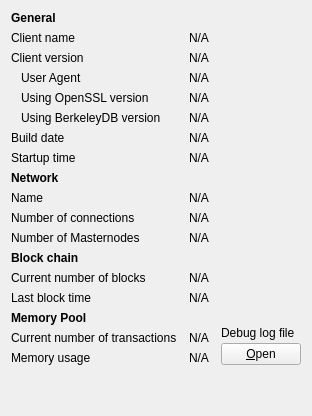
     <widget class="QWidget" name="tab_info">
      <attribute name="title">
       <string>&amp;Information</string>
      </attribute>
      <layout class="QGridLayout" name="gridLayout" columnstretch="0,1,0">
       <property name="horizontalSpacing">
        <number>12</number>
       </property>
       <item row="0" column="0">
        <widget class="QLabel" name="label_9">
         <property name="font">
          <font>
           <weight>75</weight>
           <bold>true</bold>
          </font>
         </property>
         <property name="text">
          <string>General</string>
         </property>
        </widget>
       </item>
       <item row="1" column="0">
        <widget class="QLabel" name="label_5">
         <property name="text">
          <string>Client name</string>
         </property>
        </widget>
       </item>
       <item row="1" column="1" colspan="2">
        <widget class="QLabel" name="clientName">
         <property name="cursor">
          <cursorShape>IBeamCursor</cursorShape>
         </property>
         <property name="text">
          <string>N/A</string>
         </property>
         <property name="textFormat">
          <enum>Qt::PlainText</enum>
         </property>
         <property name="textInteractionFlags">
          <set>Qt::LinksAccessibleByMouse|Qt::TextSelectableByKeyboard|Qt::TextSelectableByMouse</set>
         </property>
        </widget>
       </item>
       <item row="2" column="0">
        <widget class="QLabel" name="label_6">
         <property name="text">
          <string>Client version</string>
         </property>
        </widget>
       </item>
       <item row="2" column="1" colspan="2">
        <widget class="QLabel" name="clientVersion">
         <property name="cursor">
          <cursorShape>IBeamCursor</cursorShape>
         </property>
         <property name="text">
          <string>N/A</string>
         </property>
         <property name="textFormat">
          <enum>Qt::PlainText</enum>
         </property>
         <property name="textInteractionFlags">
          <set>Qt::LinksAccessibleByMouse|Qt::TextSelectableByKeyboard|Qt::TextSelectableByMouse</set>
         </property>
        </widget>
       </item>
       <item row="3" column="0">
        <widget class="QLabel" name="labelClientUserAgent">
         <property name="text">
          <string>User Agent</string>
         </property>
         <property name="indent">
          <number>10</number>
         </property>
        </widget>
       </item>
       <item row="3" column="1" colspan="2">
        <widget class="QLabel" name="clientUserAgent">
         <property name="cursor">
          <cursorShape>IBeamCursor</cursorShape>
         </property>
         <property name="text">
          <string>N/A</string>
         </property>
         <property name="textFormat">
          <enum>Qt::PlainText</enum>
         </property>
         <property name="textInteractionFlags">
          <set>Qt::LinksAccessibleByMouse|Qt::TextSelectableByKeyboard|Qt::TextSelectableByMouse</set>
         </property>
        </widget>
       </item>
       <item row="4" column="0">
        <widget class="QLabel" name="label_14">
         <property name="text">
          <string>Using OpenSSL version</string>
         </property>
         <property name="indent">
          <number>10</number>
         </property>
        </widget>
       </item>
       <item row="4" column="1" colspan="2">
        <widget class="QLabel" name="openSSLVersion">
         <property name="cursor">
          <cursorShape>IBeamCursor</cursorShape>
         </property>
         <property name="text">
          <string>N/A</string>
         </property>
         <property name="textFormat">
          <enum>Qt::PlainText</enum>
         </property>
         <property name="textInteractionFlags">
          <set>Qt::LinksAccessibleByMouse|Qt::TextSelectableByKeyboard|Qt::TextSelectableByMouse</set>
         </property>
        </widget>
       </item>
       <item row="5" column="0">
        <widget class="QLabel" name="label_berkeleyDBVersion">
         <property name="text">
          <string>Using BerkeleyDB version</string>
         </property>
         <property name="indent">
          <number>10</number>
         </property>
        </widget>
       </item>
       <item row="5" column="1" colspan="2">
        <widget class="QLabel" name="berkeleyDBVersion">
         <property name="cursor">
          <cursorShape>IBeamCursor</cursorShape>
         </property>
         <property name="text">
          <string>N/A</string>
         </property>
         <property name="textFormat">
          <enum>Qt::PlainText</enum>
         </property>
         <property name="textInteractionFlags">
          <set>Qt::LinksAccessibleByMouse|Qt::TextSelectableByKeyboard|Qt::TextSelectableByMouse</set>
         </property>
        </widget>
       </item>
       <item row="6" column="0">
        <widget class="QLabel" name="label_12">
         <property name="text">
          <string>Build date</string>
         </property>
        </widget>
       </item>
       <item row="6" column="1" colspan="2">
        <widget class="QLabel" name="buildDate">
         <property name="cursor">
          <cursorShape>IBeamCursor</cursorShape>
         </property>
         <property name="text">
          <string>N/A</string>
         </property>
         <property name="textFormat">
          <enum>Qt::PlainText</enum>
         </property>
         <property name="textInteractionFlags">
          <set>Qt::LinksAccessibleByMouse|Qt::TextSelectableByKeyboard|Qt::TextSelectableByMouse</set>
         </property>
        </widget>
       </item>
       <item row="7" column="0">
        <widget class="QLabel" name="label_13">
         <property name="text">
          <string>Startup time</string>
         </property>
        </widget>
       </item>
       <item row="7" column="1" colspan="2">
        <widget class="QLabel" name="startupTime">
         <property name="cursor">
          <cursorShape>IBeamCursor</cursorShape>
         </property>
         <property name="text">
          <string>N/A</string>
         </property>
         <property name="textFormat">
          <enum>Qt::PlainText</enum>
         </property>
         <property name="textInteractionFlags">
          <set>Qt::LinksAccessibleByMouse|Qt::TextSelectableByKeyboard|Qt::TextSelectableByMouse</set>
         </property>
        </widget>
       </item>
       <item row="9" column="0">
        <widget class="QLabel" name="label_8">
         <property name="text">
          <string>Name</string>
         </property>
        </widget>
       </item>
       <item row="9" column="1" colspan="2">
        <widget class="QLabel" name="networkName">
         <property name="cursor">
          <cursorShape>IBeamCursor</cursorShape>
         </property>
         <property name="text">
          <string>N/A</string>
         </property>
         <property name="textFormat">
          <enum>Qt::PlainText</enum>
         </property>
         <property name="textInteractionFlags">
          <set>Qt::LinksAccessibleByMouse|Qt::TextSelectableByKeyboard|Qt::TextSelectableByMouse</set>
         </property>
        </widget>
       </item>
       <item row="10" column="0">
        <widget class="QLabel" name="label_7">
         <property name="text">
          <string>Number of connections</string>
         </property>
        </widget>
       </item>
       <item row="10" column="1" colspan="2">
        <widget class="QLabel" name="numberOfConnections">
         <property name="cursor">
          <cursorShape>IBeamCursor</cursorShape>
         </property>
         <property name="text">
          <string>N/A</string>
         </property>
         <property name="textFormat">
          <enum>Qt::PlainText</enum>
         </property>
         <property name="textInteractionFlags">
          <set>Qt::LinksAccessibleByMouse|Qt::TextSelectableByKeyboard|Qt::TextSelectableByMouse</set>
         </property>
        </widget>
       </item>
       <item row="11" column="0">
        <widget class="QLabel" name="masternodeCountLabel">
         <property name="text">
          <string>Number of Masternodes</string>
         </property>
        </widget>
       </item>
       <item row="11" column="1">
        <widget class="QLabel" name="masternodeCount">
         <property name="text">
          <string>N/A</string>
         </property>
        </widget>
       </item>
       <item row="12" column="0">
        <widget class="QLabel" name="label_10">
         <property name="font">
          <font>
           <weight>75</weight>
           <bold>true</bold>
          </font>
         </property>
         <property name="text">
          <string>Block chain</string>
         </property>
        </widget>
       </item>
       <item row="13" column="0">
        <widget class="QLabel" name="label_3">
         <property name="text">
          <string>Current number of blocks</string>
         </property>
        </widget>
       </item>
       <item row="13" column="1" colspan="2">
        <widget class="QLabel" name="numberOfBlocks">
         <property name="cursor">
          <cursorShape>IBeamCursor</cursorShape>
         </property>
         <property name="text">
          <string>N/A</string>
         </property>
         <property name="textFormat">
          <enum>Qt::PlainText</enum>
         </property>
         <property name="textInteractionFlags">
          <set>Qt::LinksAccessibleByMouse|Qt::TextSelectableByKeyboard|Qt::TextSelectableByMouse</set>
         </property>
        </widget>
       </item>
       <item row="14" column="0">
        <widget class="QLabel" name="labelLastBlockTime">
         <property name="text">
          <string>Last block time</string>
         </property>
        </widget>
       </item>
       <item row="14" column="1" colspan="2">
        <widget class="QLabel" name="lastBlockTime">
         <property name="cursor">
          <cursorShape>IBeamCursor</cursorShape>
         </property>
         <property name="text">
          <string>N/A</string>
         </property>
         <property name="textFormat">
          <enum>Qt::PlainText</enum>
         </property>
         <property name="textInteractionFlags">
          <set>Qt::LinksAccessibleByMouse|Qt::TextSelectableByKeyboard|Qt::TextSelectableByMouse</set>
         </property>
        </widget>
       </item>
       <item row="15" column="0">
        <widget class="QLabel" name="labelMempoolTitle">
         <property name="font">
          <font>
           <weight>75</weight>
           <bold>true</bold>
          </font>
         </property>
         <property name="text">
          <string>Memory Pool</string>
         </property>
        </widget>
       </item>
       <item row="16" column="0">
        <widget class="QLabel" name="labelNumberOfTransactions">
         <property name="text">
          <string>Current number of transactions</string>
         </property>
        </widget>
       </item>
       <item row="16" column="1">
        <widget class="QLabel" name="mempoolNumberTxs">
         <property name="cursor">
          <cursorShape>IBeamCursor</cursorShape>
         </property>
         <property name="text">
          <string>N/A</string>
         </property>
         <property name="textFormat">
          <enum>Qt::PlainText</enum>
         </property>
         <property name="textInteractionFlags">
          <set>Qt::LinksAccessibleByMouse|Qt::TextSelectableByKeyboard|Qt::TextSelectableByMouse</set>
         </property>
        </widget>
       </item>
       <item row="8" column="0">
        <widget class="QLabel" name="labelNetwork">
         <property name="font">
          <font>
           <weight>75</weight>
           <bold>true</bold>
          </font>
         </property>
         <property name="text">
          <string>Network</string>
         </property>
        </widget>
       </item>
       <item row="17" column="0">
        <widget class="QLabel" name="labelMemoryUsage">
         <property name="text">
          <string>Memory usage</string>
         </property>
        </widget>
       </item>
       <item row="17" column="1">
        <widget class="QLabel" name="mempoolSize">
         <property name="cursor">
          <cursorShape>IBeamCursor</cursorShape>
         </property>
         <property name="text">
          <string>N/A</string>
         </property>
         <property name="textFormat">
          <enum>Qt::PlainText</enum>
         </property>
         <property name="textInteractionFlags">
          <set>Qt::LinksAccessibleByMouse|Qt::TextSelectableByKeyboard|Qt::TextSelectableByMouse</set>
         </property>
        </widget>
       </item>
       <item row="15" column="2" rowspan="3">
        <layout class="QVBoxLayout" name="verticalLayoutDebugButton">
         <property name="spacing">
          <number>3</number>
         </property>
         <item>
          <spacer name="verticalSpacer_2">
           <property name="orientation">
            <enum>Qt::Vertical</enum>
           </property>
           <property name="sizeHint" stdset="0">
            <size>
             <width>10</width>
             <height>5</height>
            </size>
           </property>
          </spacer>
         </item>
         <item>
          <widget class="QLabel" name="labelDebugLogfile">
           <property name="text">
            <string>Debug log file</string>
           </property>
          </widget>
         </item>
         <item>
          <widget class="QPushButton" name="openDebugLogfileButton">
           <property name="toolTip">
            <string>Open the Folm Core debug log file from the current data directory. This can take a few seconds for large log files.</string>
           </property>
           <property name="text">
            <string>&amp;Open</string>
           </property>
           <property name="autoDefault">
            <bool>false</bool>
           </property>
          </widget>
         </item>
        </layout>
       </item>
       <item row="19" column="0">
        <spacer name="verticalSpacer">
         <property name="orientation">
          <enum>Qt::Vertical</enum>
         </property>
         <property name="sizeHint" stdset="0">
          <size>
           <width>20</width>
           <height>40</height>
          </size>
         </property>
        </spacer>
       </item>
      </layout>
     </widget>
